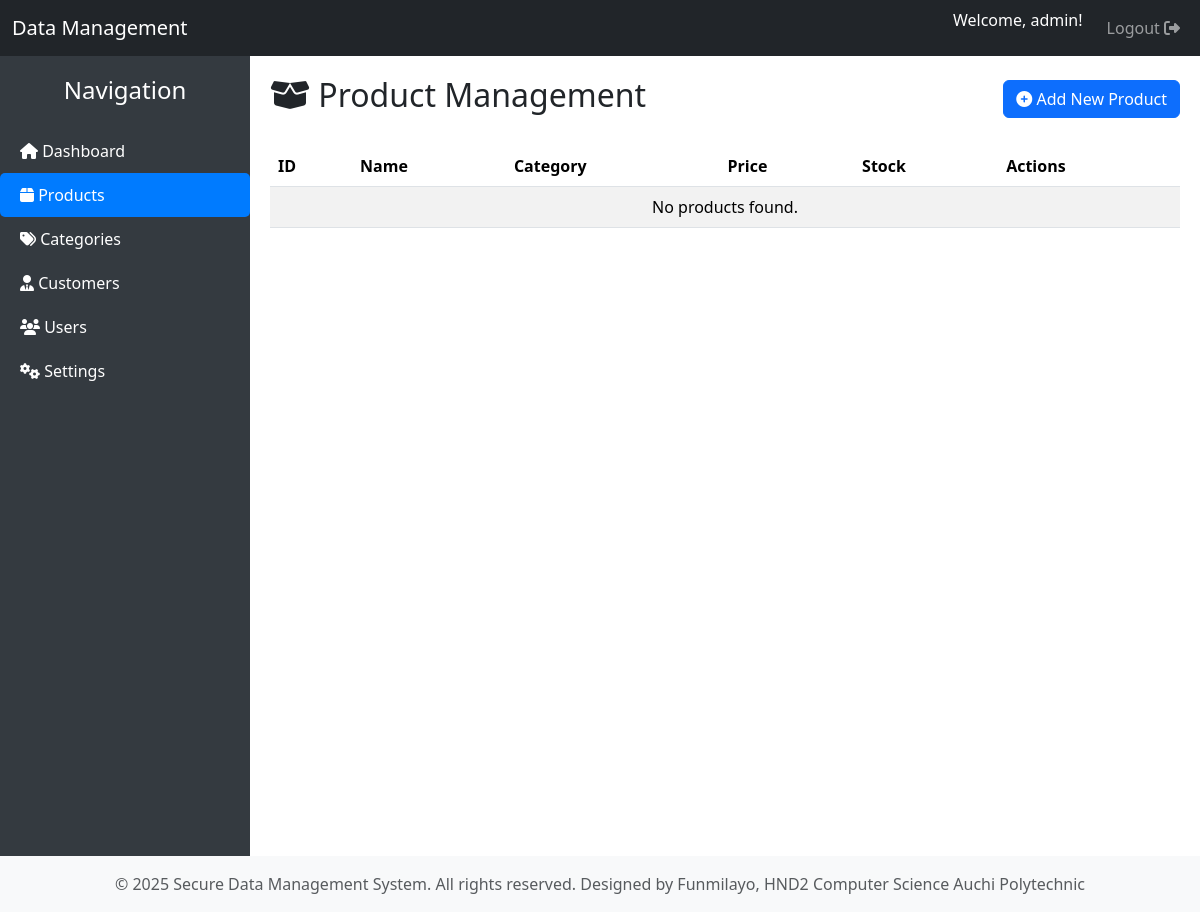
Before: /products.php (signed in) with the older database file.
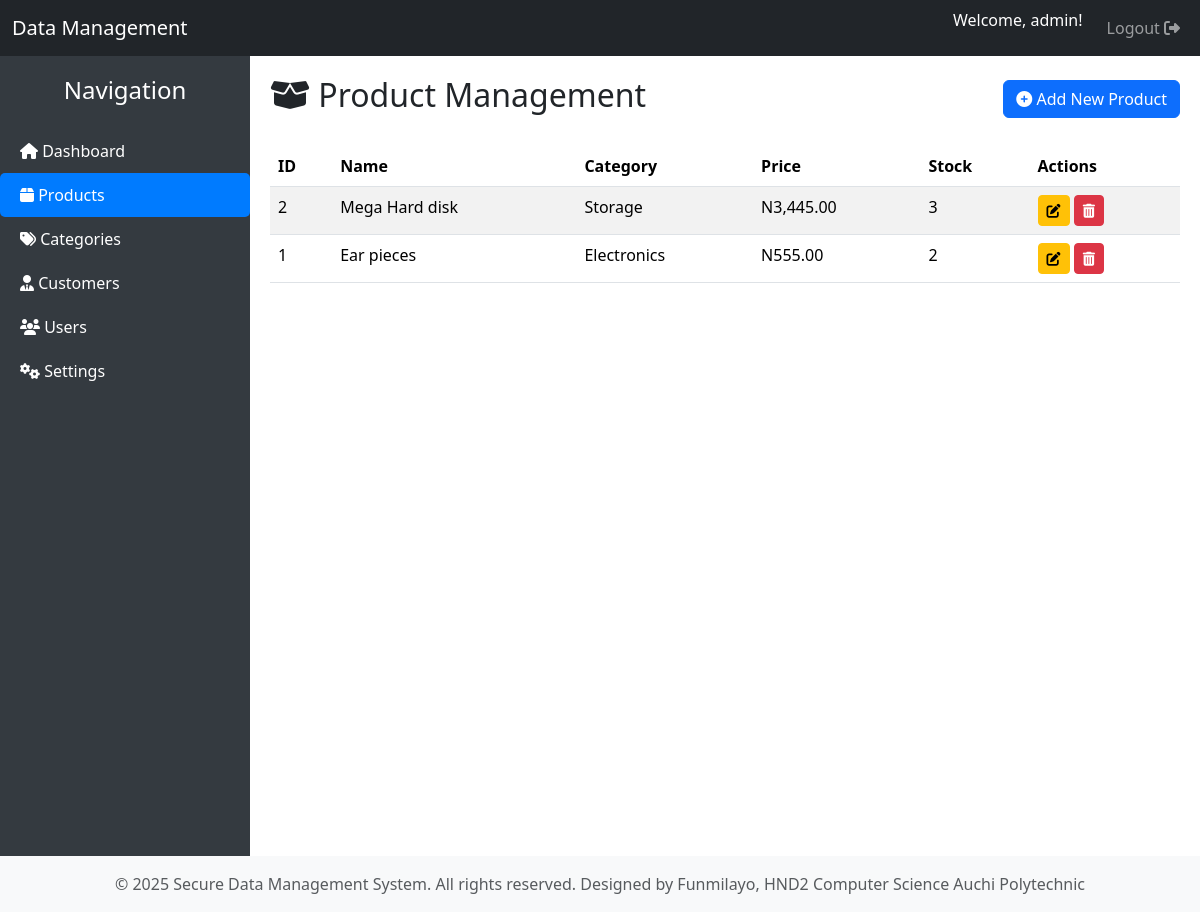
After: the same page with the newer database file.
### tables this page shows
CREATE TABLE `products` (
  `product_id` int(11) NOT NULL,
  `product_name` varchar(255) NOT NULL,
  `price` decimal(10,2) NOT NULL,
  `stock` int(11) NOT NULL DEFAULT 0,
  `created_at` timestamp NOT NULL DEFAULT current_timestamp(),
  `updated_at` timestamp NOT NULL DEFAULT current_timestamp() ON UPDATE current_timestamp(),
  `category_id` int(11) NOT NULL
);

CREATE TABLE `categories` (
  `category_id` int(11) NOT NULL,
  `category_name` varchar(100) NOT NULL
);

### data_functions.php (called while the page is built, shortened)
<?php
function getAllProductsWithCategory($conn) {
    $sql = "SELECT p.*, c.category_name FROM products p LEFT JOIN categories c ON p.category_id = c.category_id ORDER BY p.product_id DESC";
    $result = $conn->query($sql);
    $products = [];
    if ($result->num_rows > 0) {
        while($row = $result->fetch_assoc()) {
            $products[] = $row;
        }
    }
    return $products;
}
?>

### products.php (the view, shortened to what this page needs)
<?php
include 'includes/header.php';
require_once 'config/db.php';
require_once 'functions/data_functions.php';
$products = getAllProductsWithCategory($conn);
?>
<div class="d-flex justify-content-between align-items-center mb-4">
    <h2><i class="fas fa-box-open"></i> Product Management</h2>
    <a href="product_add.php" class="btn btn-primary"><i class="fas fa-plus-circle"></i> Add New Product</a>
</div>
<div class="table-responsive">
    <table class="table table-striped table-hover">
        <thead class="thead-dark">
            <tr>
                <th>ID</th>
                <th>Name</th>
                <th>Category</th>
                <th>Price</th>
                <th>Stock</th>
                <th>Actions</th>
            </tr>
        </thead>
        <tbody>
            <?php if (!empty($products)): ?>
                <?php foreach ($products as $product): ?>
                    <tr>
                        <td><?php echo htmlspecialchars($product['product_id']); ?></td>
                        <td><?php echo htmlspecialchars($product['product_name']); ?></td>
                        <td><?php echo htmlspecialchars($product['category_name']); ?></td>
                        <td>N<?php echo htmlspecialchars(number_format($product['price'], 2)); ?></td>
                        <td><?php echo htmlspecialchars($product['stock']); ?></td>
                        <td>
                            <a href="product_edit.php?id=<?php echo $product['product_id']; ?>" class="btn btn-sm btn-warning" title="Edit"><i class="fas fa-edit"></i></a>
                            <a href="product_delete.php?id=<?php echo $product['product_id']; ?>" class="btn btn-sm btn-danger" onclick="return confirm('Are you sure you want to delete this product?');" title="Delete"><i class="fas fa-trash-alt"></i></a>
                        </td>
                    </tr>
                <?php endforeach; ?>
            <?php else: ?>
                <tr>
                    <td colspan="6" class="text-center">No products found.</td>
                </tr>
            <?php endif; ?>
        </tbody>
    </table>
</div>
<?php include 'includes/footer.php'; ?>

### header.php (shortened to what this page needs)
<?php
$current_page = basename($_SERVER['PHP_SELF']);
?>
<!DOCTYPE html>
<html lang="en">
<head>
    <link rel="stylesheet" href="assets/css/bootstrap.min.css">
    <link rel="stylesheet" href="assets/css/fontawesome.min.css">
    <link rel="stylesheet" href="assets/css/all.min.css">
</head>
<body>
    <nav class="navbar navbar-expand-lg navbar-dark bg-dark">
        <div class="container-fluid">
            <a class="navbar-brand" href="index.php">Data Management</a>
            <div class="collapse navbar-collapse" id="navbarNav">
                <ul class="navbar-nav ms-auto">
                    <li class="nav-item">
                        <span class="navbar-text text-white me-3">Welcome, <?php echo htmlspecialchars($_SESSION['username']); ?>!</span>
                    </li>
                    <li class="nav-item">
                        <a class="nav-link btn btn-outline-light btn-sm" href="logout.php">Logout <i class="fas fa-sign-out-alt"></i></a>
                    </li>
                </ul>
            </div>
        </div>
    </nav>
    <div class="wrapper">
        <div class="sidebar">
            <h4 class="text-white text-center mb-4">Navigation</h4>
            <ul class="nav flex-column">
                <li class="nav-item">
                    <a class="nav-link <?php echo ($current_page == 'dashboard.php') ? 'active' : ''; ?>" href="dashboard.php"><i class="fas fa-home"></i> Dashboard</a>
                </li>
                <li class="nav-item">
                    <a class="nav-link <?php echo ($current_page == 'products.php') ? 'active' : ''; ?>" href="products.php"><i class="fas fa-box"></i> Products</a>
                </li>
                <li class="nav-item">
                    <a class="nav-link <?php echo ($current_page == 'categories.php') ? 'active' : ''; ?>" href="categories.php"><i class="fas fa-tags"></i> Categories</a>
                </li>
                <li class="nav-item">
                    <a class="nav-link <?php echo ($current_page == 'customers.php') ? 'active' : ''; ?>" href="customers.php"><i class="fas fa-user-tie"></i> Customers</a>
                </li>
                <?php if (isset($_SESSION['role']) && $_SESSION['role'] === 'admin'): ?>
                <li class="nav-item">
                    <a class="nav-link <?php echo ($current_page == 'users.php') ? 'active' : ''; ?>" href="users.php"><i class="fas fa-users"></i> Users</a>
                </li>
                <li class="nav-item">
                    <a class="nav-link <?php echo ($current_page == 'settings.php') ? 'active' : ''; ?>" href="settings.php"><i class="fas fa-cogs"></i> Settings</a>
                </li>
                <?php endif; ?>
            </ul>
        </div>
        <div class="content">

### footer.php (shortened to what this page needs)
</div> </div> <footer class="footer mt-auto py-3 bg-light">
        <div class="container text-center">
            <span class="text-muted">&copy; <?php echo date("Y"); ?> Secure Data Management System. All rights reserved. Designed by Funmilayo, HND2 Computer Science Auchi Polytechnic</span>
        </div>
    </footer>
</body>
</html>

### header.php (style rules this page uses)
body { display: flex; min-height: 100vh; flex-direction: column; }
.wrapper { flex: 1; display: flex; }
.sidebar { width: 250px; background-color: #343a40; color: white; padding-top: 20px; position: sticky; top: 0; height: 100vh; overflow-y: auto; }
.sidebar .nav-link { color: white; padding: 10px 20px; display: block; }
.sidebar .nav-link.active, .sidebar .nav-link:hover { background-color: #007bff; color: white; border-radius: 5px; }
.content { flex: 1; padding: 20px; }

Changed rows visible on the page:
added products: product_id "2", product_name "Mega Hard disk", category.category_name "Storage", price "3,445.00", stock "3"
added products: product_id "1", product_name "Ear pieces", category.category_name "Electronics", price "555.00", stock "2"
Other visible differences:
text no longer shown: "No products found."
